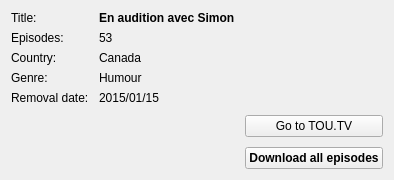
<?xml version="1.0" encoding="UTF-8"?>
<ui version="4.0">
 <class>infos_emission_widget</class>
 <widget class="QWidget" name="infos_emission_widget">
  <layout class="QHBoxLayout" name="horizontalLayout" stretch="3,2">
   <property name="spacing">
    <number>10</number>
   </property>
   <item>
    <layout class="QVBoxLayout" name="verticalLayout">
     <item>
      <layout class="QFormLayout" name="main_form_layout">
       <property name="fieldGrowthPolicy">
        <enum>QFormLayout::AllNonFixedFieldsGrow</enum>
       </property>
       <property name="horizontalSpacing">
        <number>10</number>
       </property>
       <property name="verticalSpacing">
        <number>6</number>
       </property>
       <item row="0" column="0">
        <widget class="QLabel" name="title_label">
         <property name="text">
          <string>Title:</string>
         </property>
        </widget>
       </item>
       <item row="0" column="1">
        <widget class="QLabel" name="title_value_label">
         <property name="font">
          <font>
           <weight>75</weight>
           <bold>true</bold>
          </font>
         </property>
         <property name="text">
          <string>En audition avec Simon</string>
         </property>
        </widget>
       </item>
       <item row="2" column="0">
        <widget class="QLabel" name="country_label">
         <property name="text">
          <string>Country:</string>
         </property>
        </widget>
       </item>
       <item row="2" column="1">
        <widget class="QLabel" name="country_value_label">
         <property name="text">
          <string>Canada</string>
         </property>
        </widget>
       </item>
       <item row="3" column="0">
        <widget class="QLabel" name="genre_label">
         <property name="text">
          <string>Genre:</string>
         </property>
        </widget>
       </item>
       <item row="3" column="1">
        <widget class="QLabel" name="genre_value_label">
         <property name="text">
          <string>Humour</string>
         </property>
        </widget>
       </item>
       <item row="4" column="0">
        <widget class="QLabel" name="removal_date_label">
         <property name="text">
          <string>Removal date:</string>
         </property>
        </widget>
       </item>
       <item row="4" column="1">
        <widget class="QLabel" name="removal_date_value_label">
         <property name="text">
          <string>2015/01/15</string>
         </property>
        </widget>
       </item>
       <item row="1" column="0">
        <widget class="QLabel" name="episodes_label">
         <property name="text">
          <string>Episodes:</string>
         </property>
        </widget>
       </item>
       <item row="1" column="1">
        <widget class="QLabel" name="episodes_value_label">
         <property name="text">
          <string>53</string>
         </property>
        </widget>
       </item>
      </layout>
     </item>
     <item>
      <widget class="QLabel" name="description_label_value">
       <property name="text">
        <string/>
       </property>
       <property name="textFormat">
        <enum>Qt::PlainText</enum>
       </property>
       <property name="alignment">
        <set>Qt::AlignLeading|Qt::AlignLeft|Qt::AlignTop</set>
       </property>
       <property name="wordWrap">
        <bool>true</bool>
       </property>
      </widget>
     </item>
     <item>
      <spacer name="verticalSpacer_2">
       <property name="orientation">
        <enum>Qt::Vertical</enum>
       </property>
       <property name="sizeHint" stdset="0">
        <size>
         <width>20</width>
         <height>40</height>
        </size>
       </property>
      </spacer>
     </item>
    </layout>
   </item>
   <item>
    <layout class="QVBoxLayout" name="verticalLayout_2">
     <item>
      <spacer name="verticalSpacer">
       <property name="orientation">
        <enum>Qt::Vertical</enum>
       </property>
       <property name="sizeHint" stdset="0">
        <size>
         <width>20</width>
         <height>40</height>
        </size>
       </property>
      </spacer>
     </item>
     <item>
      <widget class="QPushButton" name="goto_toutv_btn">
       <property name="text">
        <string>Go to TOU.TV</string>
       </property>
      </widget>
     </item>
     <item>
      <widget class="QPushButton" name="dl_btn">
       <property name="font">
        <font>
         <weight>75</weight>
         <bold>true</bold>
        </font>
       </property>
       <property name="text">
        <string>Download all episodes</string>
       </property>
      </widget>
     </item>
    </layout>
   </item>
  </layout>
 </widget>
 <resources/>
 <connections/>
</ui>
